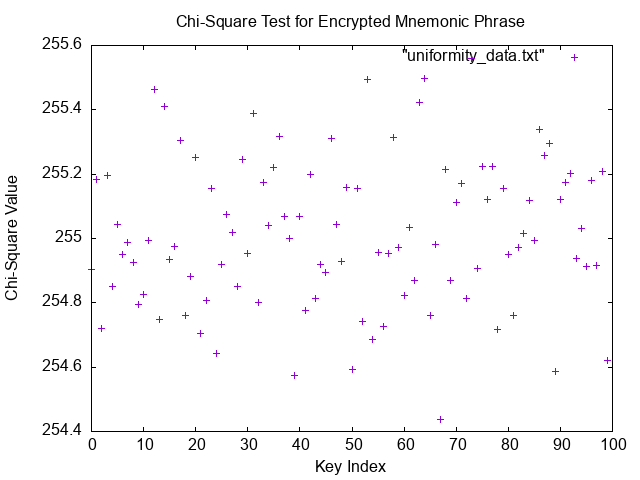

This chart was generated by the following gnuplot code:
set terminal png
set output "uniformity.png"
set title "Chi-Square Test for Encrypted Mnemonic Phrase"
set xlabel "Key Index"
set ylabel "Chi-Square Value"
plot "uniformity_data.txt" with points